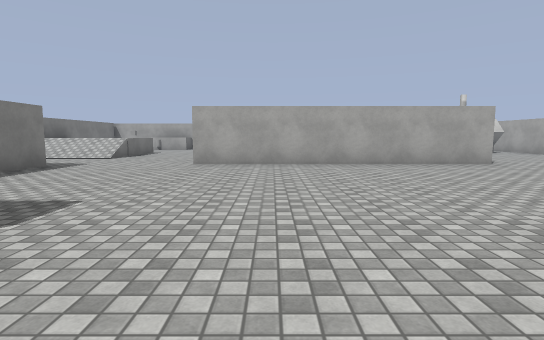
view 1 (above)

18 first-person views from a walk through a 3-D level made in the Unity game engine. The camera is 1.3 m above the floor, tilts 6° down and sees 80° across. The floor is counted in squares, 2 m on a side. Each view is taken from the middle of a square. On the plan, view 1 faces up. The plan holds only what a view shows up to about 10 squares ahead; the rest is blank. The place goes on beyond the plan. The player character is not drawn. Door leaves are left out, so doorways stand open. Surface patterns are stand-ins for the level's own textures.

view 2
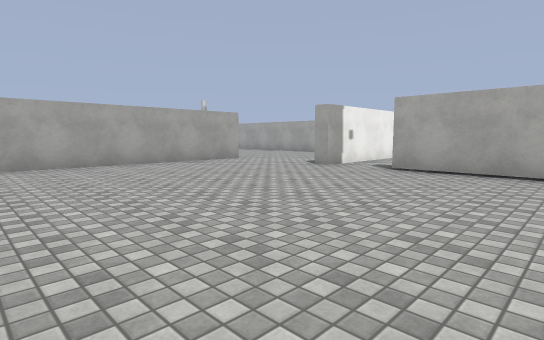

view 3
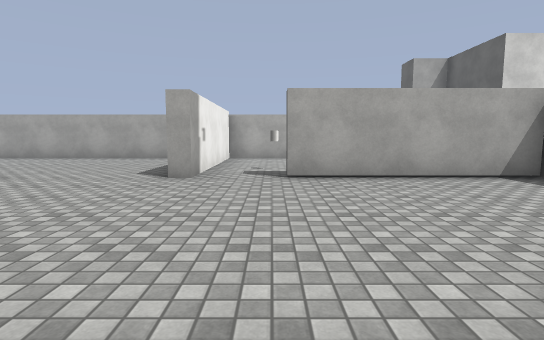

view 4
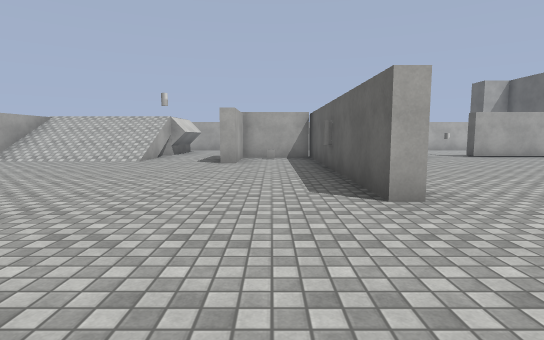

view 5
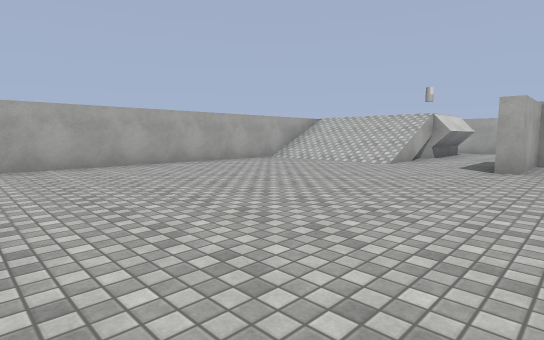

view 6
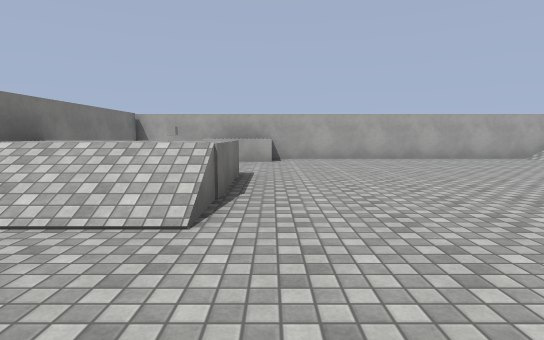

view 7
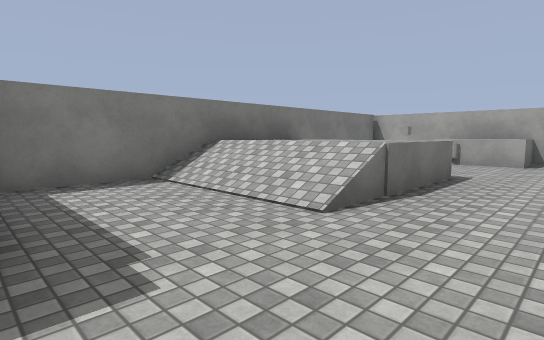

view 8
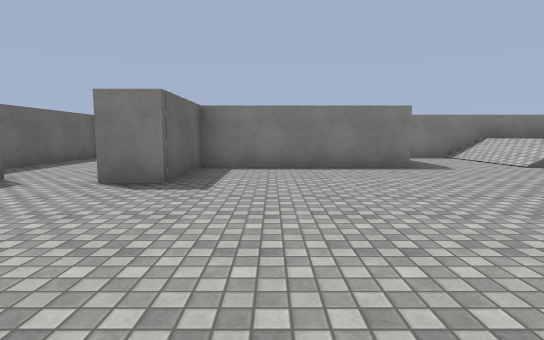

view 9
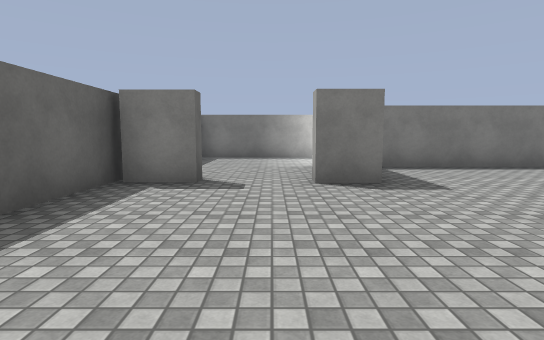

view 10
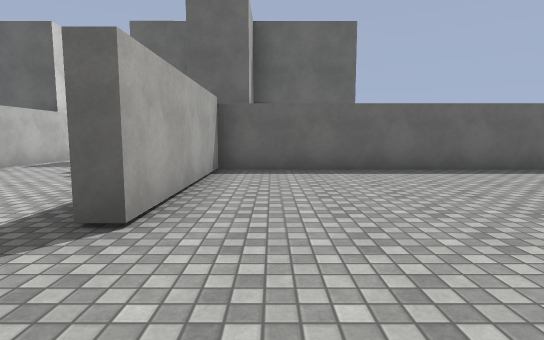

view 11
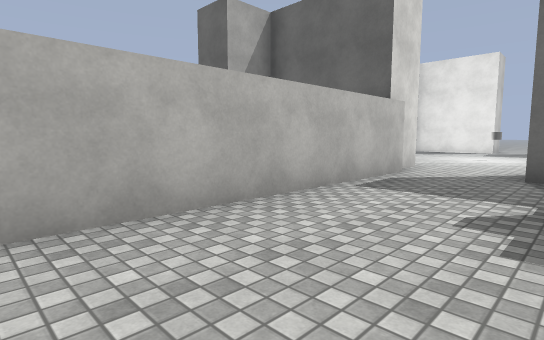

view 12
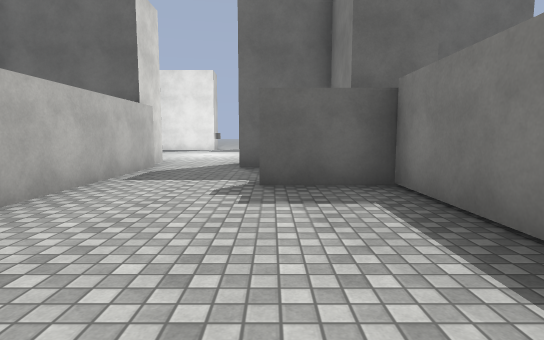

view 13
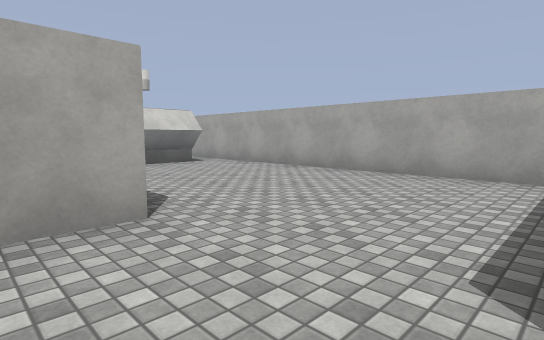

view 14
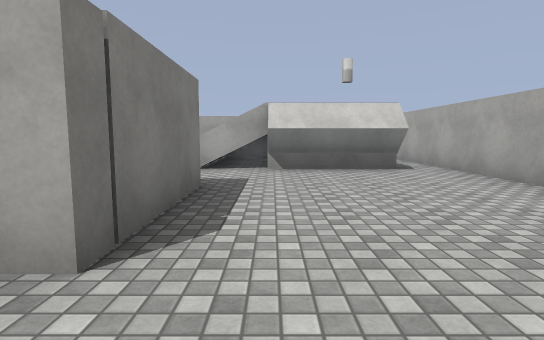

view 15
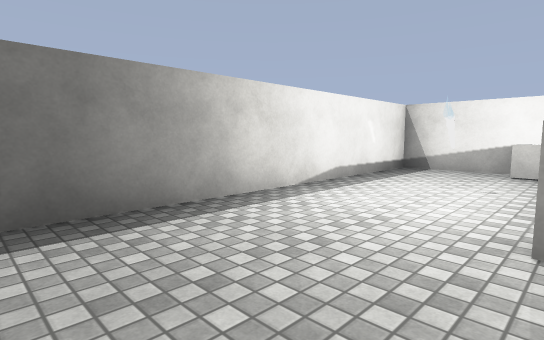

view 16
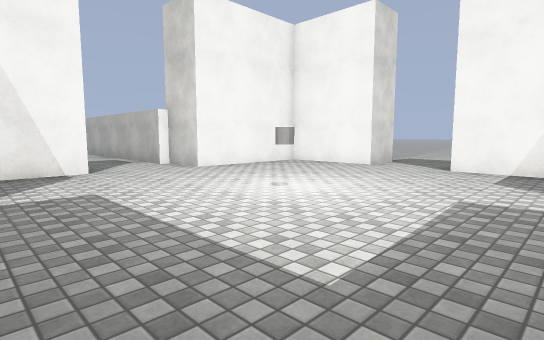

view 17
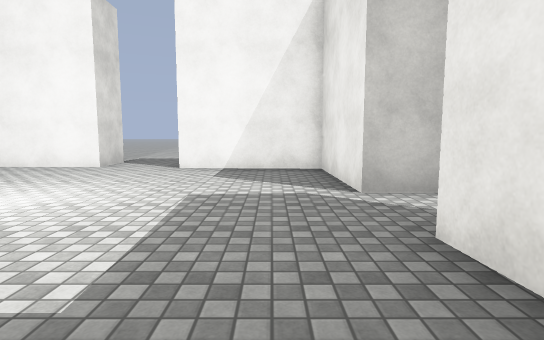

view 18
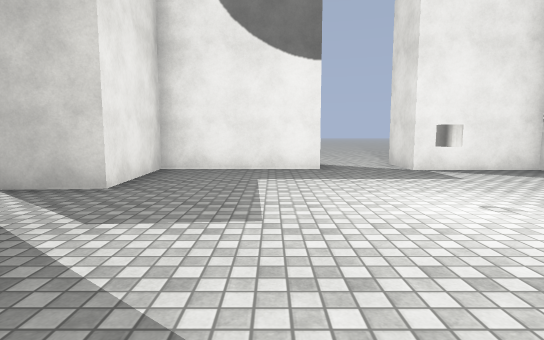

### Floor plan
Key: @ floor where view 1 was taken; # wall or solid block; . main floor; : floor 1.25 m higher than the main floor; + floor 2.5 m higher than the main floor; / step, stairs or slope; D open door; = window, fence, low wall or low ledge; v drop or lower ground; C cylinder; U cube; T torch; O other object.
Columns run from 8 left of view 1 to 16 right of it. Each row starts with its distance up from view 1.
 16 #############=
 15 #  O........//    #
 14 #  .........//+  .#
 13 #  .........//+ C.#
 12 # ::..........#v#.#
 11 #:::..............#
 10 #///.......###....#
  9 #............#....#
  8 #......#######....#
  7 ####..............#
  6 #.U#..............#
  5 #..#.........######
  4 #.T#.........D....#
  3 #..#.........D....#
  2 #..###.......#....#
  1 #............#....#
  0 #.......@....#....#
 -1 ################DD#
 -2                ...#
 -3                ...#
 -4                #..#
 -5               ##..####
 -6               #......#
 -7           ...##......##..
 -8           ...............
 -9            ............
-10              #.......#
-11              #.......#
-12              ####.####
-13                 #.#

Positions as (right, up) in squares from view 1, and headings:
1: (0, 0), facing up
2: (-1, 0), facing up-right
3: (0, 3), facing right
4: (-5, 9), facing right
5: (-4, 9), facing up-right
6: (-4, 7), facing up
7: (-3, 7), facing up-left
8: (2, 4), facing left
9: (2, 1), facing left
10: (4, 5), facing down
11: (7, 2), facing down-right
12: (7, 3), facing down
13: (4, 5), facing up-right
14: (6, 6), facing up
15: (-5, 0), facing up-left
16: (6, -11), facing up-right
17: (6, -11), facing right
18: (12, -10), facing left
